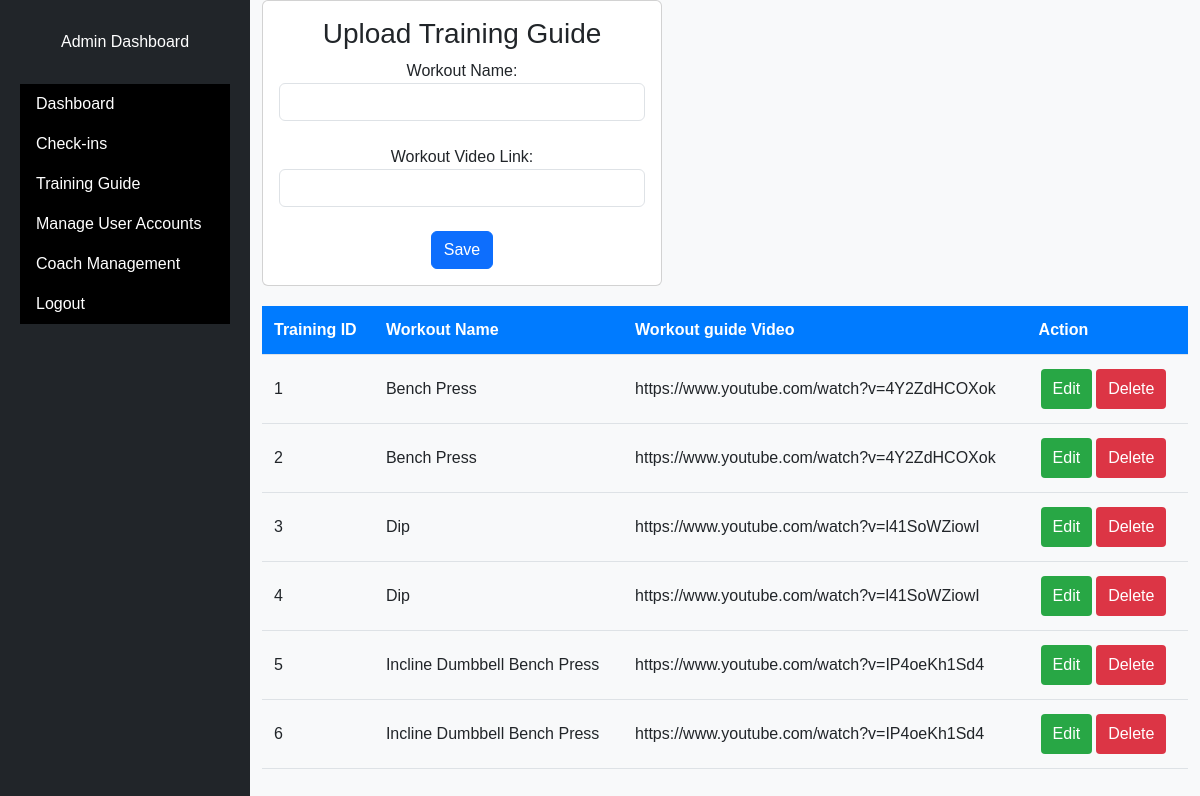
The page /User/training_guide.php (signed in) on the database its author committed.
### tables this page shows
CREATE TABLE `training_guide` (
  `training_id` int(11) NOT NULL,
  `training_name` varchar(255) NOT NULL,
  `training_video_link` varchar(255) NOT NULL
);

### User/training_guide.php (the view, shortened to what this page needs)
<!DOCTYPE html>
<html lang="en">
<head>
    <link href="https://cdn.jsdelivr.net/npm/bootstrap@5.3.2/dist/css/bootstrap.min.css" rel="stylesheet">
    <link rel="stylesheet" href="https://maxcdn.bootstrapcdn.com/font-awesome/4.5.0/css/font-awesome.min.css">
    <link rel="stylesheet" type="text/css" href="https://cdn.datatables.net/1.11.5/css/jquery.dataTables.css">
    <link rel="stylesheet" type="text/css" href="ADMINstyles.css">
</head>
<body>
    <?php
    if (isset($_SESSION['username'])) {
    ?>
    <div id="wrapper" class="d-flex">
        <div class="bg-dark" id="sidebar-wrapper">
            <div class="sidebar-heading">Admin Dashboard</div>
            <div class="list-group">
                <a href="admin.php" class="list-group-item list-group-item-action">Dashboard</a>
                <a href="show_list_checkin.php" class="list-group-item list-group-item-action">Check-ins</a>
                <a href="training_guide.php" class="list-group-item list-group-item-action">Training Guide</a>
                <a href="manage_accounts.php" class="list-group-item list-group-item-action">Manage User Accounts</a>
                <a href="coach_management.php" class="list-group-item list-group-item-action">Coach Management</a>
                <a href="logout.php" class="list-group-item list-group-item-action">Logout</a>
            </div>
        </div>
        <div id="page-content-wrapper" class="d-flex flex-column">
            <div class="container-fluid">
                <div class="card text-center" style="width: 400px;">
                    <div class="card-body">
                        <h3 class="card-title">Upload Training Guide</h3>
                        <form action="" method="post">
                            <label for="training_name">Workout Name: </label>
                            <input type="text" name="training_name" id="training_name" class="form-control" required><br>
                            <label for="traning_link">Workout Video Link: </label>
                            <input type="text" name="traning_link" id="traning_link" class="form-control" required><br>
                            <button type="submit" name="btn_training" class="btn btn-primary">Save</button>
                        </form>
                    </div>
                </div>
                <table id="userTable">
                    <thead>
                        <tr>
                            <th>Training ID</th>
                            <th>Workout Name</th>
                            <th>Workout guide Video</th>
                            <th>Action</th>
                        </tr>
                    </thead>
                    <tbody>
                        <?php
                        include('db_conn.php');
                        $sql = "SELECT * FROM training_guide";
                        $result = $conn->query($sql);
                        if ($result->num_rows > 0) {
                            while ($row = $result->fetch_assoc()) {
                                echo "<tr>";
                                echo "<td>" . $row['training_id'] . "</td>";
                                echo "<td>" . $row['training_name'] . "</td>";
                                echo "<td>" . $row['training_video_link'] . "</td>";
                                echo "<td>";
                                echo "<button class='edit-btn' data-id='" . $row['training_id'] . "'>Edit</button>";
                                echo "<button class='delete-btn' data-id='" . $row['training_id'] . "'>Delete</button>";
                                echo "</td>";
                                echo "</tr>";
                            }
                        } else {
                            echo "<tr><td colspan='10'>No records found</td></tr>";
                        }
                        ?>
                    </tbody>
                </table>
            </div>
        </div>
    </div>
    <?php
    } else {
        echo "You need to log in";
        header('Refresh:2; URL=index.html');
    }
    ?>

### User/ADMINstyles.css (style rules this page uses)
body, html { font-family: 'Arial', sans-serif; background-color: #f8f9fa; margin: 0; padding: 0; height: 100%; }
#userTable { width: 100%; margin-top: 20px; border-collapse: collapse; }
#userTable th, #userTable td { padding: 12px; text-align: left; border-bottom: 1px solid #dee2e6; }
#userTable th { background-color: #007bff; color: #fff; }
.edit-btn, .delete-btn { padding: 8px 12px; margin: 2px; cursor: pointer; background-color: #28a745; color: #fff; border: none; border-radius: 4px; }
.delete-btn { background-color: #dc3545; }

### User/training_guide.php (style rules this page uses)
body { overflow-x: hidden; }
#wrapper { display: flex; }
#sidebar-wrapper { position: fixed; width: 250px; height: 100%; background: #000; overflow-y: auto; transition: all 0.5s ease; padding-top: 20px; }
#sidebar-wrapper .sidebar-heading { padding: 10px; color: white; text-align: center; }
#sidebar-wrapper .list-group { padding: 20px; }
#sidebar-wrapper .list-group-item { border: none; background: #000; color: #fff; border-radius: 0; transition: all 0.3s ease; }
#page-content-wrapper { flex: 1; padding-left: 250px; display: flex; justify-content: center; align-items: center; flex-direction: column; }

### rows shown on the page
training_guide: training_id "1", training_name "Bench Press", training_video_link "https://www.youtube.com/watch?v=4Y2ZdHCOXok"
training_guide: training_id "2", training_name "Bench Press", training_video_link "https://www.youtube.com/watch?v=4Y2ZdHCOXok"
training_guide: training_id "3", training_name "Dip", training_video_link "https://www.youtube.com/watch?v=l41SoWZiowI"
training_guide: training_id "4", training_name "Dip", training_video_link "https://www.youtube.com/watch?v=l41SoWZiowI"
training_guide: training_id "5", training_name "Incline Dumbbell Bench Press", training_video_link "https://www.youtube.com/watch?v=IP4oeKh1Sd4"
training_guide: training_id "6", training_name "Incline Dumbbell Bench Press", training_video_link "https://www.youtube.com/watch?v=IP4oeKh1Sd4"
